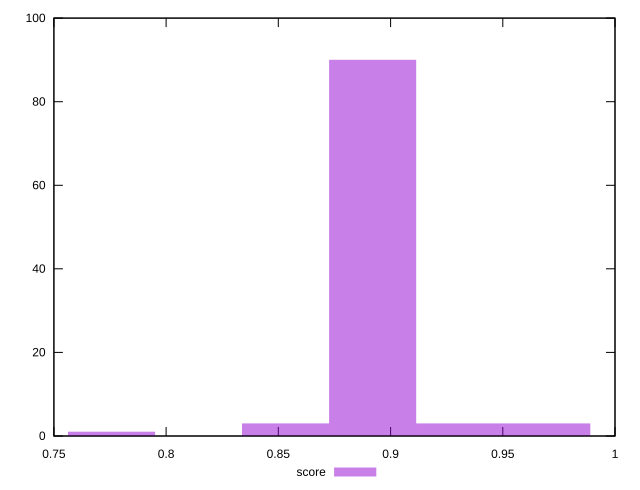

gnuplot code for this plot:
reset
set terminal svg size 640, 490 enhanced background rgb 'white'
set output "reprap/total-blocking-time/samples/pages/score/histogram.svg"

$score <<EOF
0.9695651996134745 3
0.8532173756598576 3
0.9307825916289356 3
0.8919999836443966 90
0.7756521596907796 1
EOF

set key outside below
set boxwidth 0.03878260798453898
set yrange [0:100]
set style fill transparent solid 0.5 noborder

plot \
  $score title "score" with boxes, \


reset
